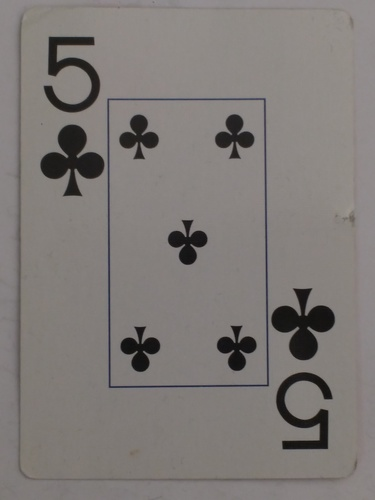
#> input picture POC/OpenCV/Feature_Detection/card_reference_resized.jpg, 375 x 500 px
$ python feature_matching_homography.py   (Python 2 division)
#> lines starting #> are read from the running program, lines starting #| are printed output that depends on the picture; long printed decimals are rounded
import numpy as np
import cv2
from matplotlib import pyplot as plt

MIN_MATCH_COUNT = 10

img1 = cv2.imread('card_reference_resized.jpg',0)          # queryImage
#> img1: shape (500, 375); min 12, max 150, mean 123.3
img2 = cv2.imread('card_query_5_resized.jpg',0) # trainImage
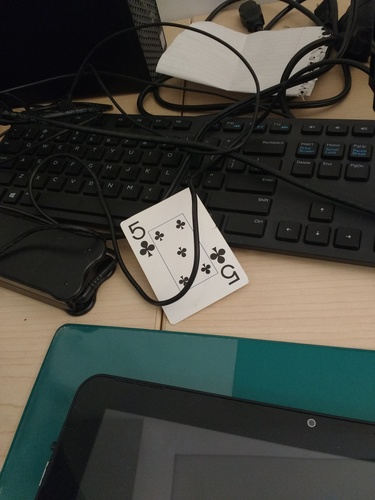
#> input picture POC/OpenCV/Feature_Detection/card_query_5_resized.jpg, 375 x 500 px
#> img2: shape (500, 375); min 0, max 225, mean 66.9
img2_colour = cv2.imread('card_query_5_resized.jpg',1)
#> img2_colour is the input picture: shape (500, 375, 3); mean B, G, R 61.8, 68.1, 66.6
stoplight_colour = cv2.imread('stoplight.jpg',1)
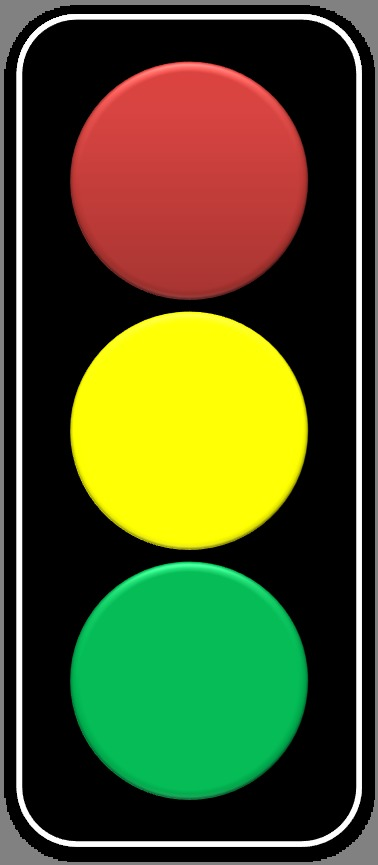
#> input picture POC/OpenCV/Feature_Detection/stoplight.jpg, 378 x 865 px
#> stoplight_colour is the input picture: shape (865, 378, 3); mean B, G, R 36.4, 83.8, 77.5
stoplight = cv2.imread('stoplight.jpg',0)
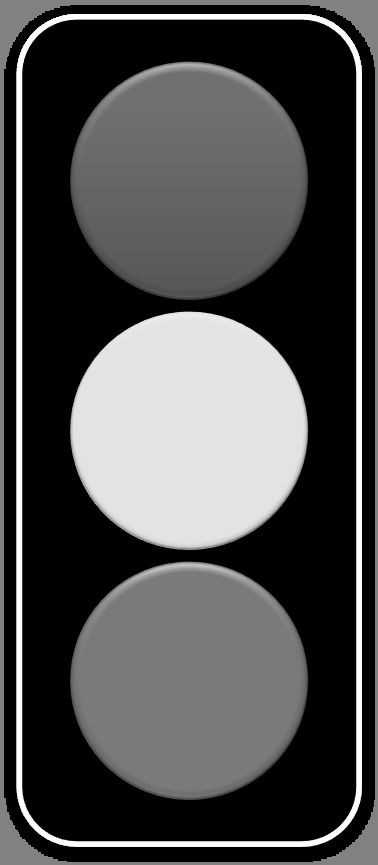
#> stoplight: shape (865, 378); min 0, max 255, mean 76.5
stoplight_out = cv2.cvtColor(stoplight,cv2.COLOR_GRAY2BGR)
stoplight_hsv = cv2.cvtColor(stoplight_colour, cv2.COLOR_BGR2HSV)
#> stoplight_hsv: shape (865, 378, 3); mean H, S, V 18.3, 106.9, 102.1

green = [146,96,73]

h_upper = green[0] + 15
h_lower = green[0] - 15
s_upper = green[1] + 15
s_lower = green[1] - 15
v_upper = green[2] + 15
v_lower = green[2] - 15

# Initiate SIFT detector
sift = cv2.xfeatures2d.SIFT_create()

# find the keypoints and descriptors with SIFT
kp1, des1 = sift.detectAndCompute(img1,None)
#> kp1 = 157 keypoints; strongest (x, y, size): (327, 394, 6.9), (72, 189, 9.1), (187, 224, 5.7), (287, 445, 6.9)
kp2, des2 = sift.detectAndCompute(img2,None)
#> kp2 = 314 keypoints; strongest (x, y, size): (214, 249, 2.2), (150, 255, 2.3), (208, 272, 2.7), (208, 266, 2.4)

FLANN_INDEX_KDTREE = 0
index_params = dict(algorithm = FLANN_INDEX_KDTREE, trees = 5)
search_params = dict(checks = 50)

flann = cv2.FlannBasedMatcher(index_params, search_params)

matches = flann.knnMatch(des1,des2,k=2)
#> matches = 157 matches

# store all the good matches as per Lowe's ratio test.
good = []
for m,n in matches:
    if m.distance < 0.7*n.distance:
        good.append(m)
#> after the loop, good = 43 matches

if len(good)>MIN_MATCH_COUNT:
    print "Sufficient good matches found - %d/%d" % (len(good),MIN_MATCH_COUNT)
#| Sufficient good matches found - 43/10
    src_pts = np.float32([ kp1[m.queryIdx].pt for m in good ]).reshape(-1,1,2)
#> src_pts = 43 rows, first 8: [54.22, 42.27], [54.41, 66.93], [71.76, 84.5], [72.41, 189.4], [92.95, 165.8], [100.4, 132.2], [119.6, 159], [126.1, 140.3]
    dst_pts = np.float32([ kp2[m.trainIdx].pt for m in good ]).reshape(-1,1,2)
#> dst_pts = 43 rows, first 8: [237.9, 278.5], [234.4, 273], [228, 271.5], [149.8, 254.6], [151.8, 247.2], [149.6, 239.2], [156.8, 242.7], [208.4, 266.2]

    M, mask = cv2.findHomography(src_pts, dst_pts, cv2.RANSAC,5.0)
#> M = [[0.227, 0.0871, 112.8], [-0.107, 0.165, 224.4], [4.1e-05, -0.000156, 1]]; mask = 43 values, max 1 at index 3, min 0 at index 0, mean 0.372
    matchesMask = mask.ravel().tolist()
#> matchesMask has the same summary as mask

    h,w = img1.shape
#> h = 500; w = 375
    pts = np.float32([ [0,0],[0,h-1],[w-1,h-1],[w-1,0] ]).reshape(-1,1,2)
#> pts = [[0, 0], [0, 499], [374, 499], [374, 0]]
    dst = cv2.perspectiveTransform(pts,M)
#> dst = [[112.8, 224.4], [169.5, 332.4], [257.3, 284.4], [194.7, 181.7]]

    roi_list_of_coords = dst.ravel().tolist()
#> roi_list_of_coords = [112.8, 224.4, 169.5, 332.4, 257.3, 284.4, 194.7, 181.7]
    print(roi_list_of_coords)
#| [112.821, 224.373, 169.499, 332.427, 257.255, 284.422, 194.692, 181.686]
    for i,pnt in enumerate(roi_list_of_coords):
        roi_list_of_coords[i] = int(pnt)
#> this loop made 8 passes
#> pnt on passes 1 to 8: 112.8, 224.4, 169.5, 332.4, 257.3, 284.4, 194.7, 181.7
#> after the loop, roi_list_of_coords = [112, 224, 169, 332, 257, 284, 194, 181]
    print(roi_list_of_coords)
#| [112, 224, 169, 332, 257, 284, 194, 181]
    x_list = []
    y_list = []
    for i in range(0,len(roi_list_of_coords),2):
        x_list.append(roi_list_of_coords[i])
#> this loop made 4 passes
#> i on passes 3 to 4: 4, 6
#> after the loop, x_list = [112, 169, 257, 194]
    for i in range(1,len(roi_list_of_coords),2):
        y_list.append(roi_list_of_coords[i])
#> this loop made 4 passes
#> i on passes 2 to 4: 3, 5, 7
#> after the loop, y_list = [224, 332, 284, 181]
    print("xlist:", x_list)
#| xlist: [112, 169, 257, 194]
    print("ylist:", y_list)
#| ylist: [224, 332, 284, 181]

    print("min x: %d\nmax x: %d\nmin y: %d\nmax y: %d\n" % (min(x_list),max(x_list),min(y_list),max(y_list)))
#| min x: 112
#| max x: 257
#| min y: 181
#| max y: 332

    img_roi = img2_colour[min(y_list):max(y_list),min(x_list):max(x_list)]
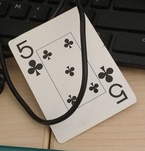
#> img_roi: shape (151, 145, 3); mean B, G, R 111.8, 123.4, 133.1

    cv2.imshow("agr",img_roi)
    cv2.waitKey(0)

    circles = cv2.HoughCircles(stoplight, cv2.HOUGH_GRADIENT, 1.2, 20)
#> circles = [[189, 679.8, 118.6], [189, 430.2, 119.4], [189, 180.6, 118.2]]
    # print(circles)
    circles = np.uint16(np.around(circles))
#> circles = [[189, 680, 119], [189, 430, 119], [189, 181, 118]]
    print(">>> circles: " + str(circles))
#| >>> circles: [[[189 680 119]
#|   [189 430 119]
#|   [189 181 118]]]
    print("Number of circles found: %d" % (len(circles[0,:])))
#| Number of circles found: 3
    for i in circles[0,:]:
        cv2.circle(stoplight_out,(i[0],i[1]),i[2],(255,0,0),2)
        # cv2.circle(stoplight_out,(i[0],i[1]),2,(0,0,255),3)

        print("Center point: (%d,%d)" % (i[0],i[1]))

        cv2.rectangle(stoplight_out,(i[0]-25,i[1]-25),(i[0]+25,i[1]+25),(0,255,0))


        print(stoplight_out[0][0][0])


        center_colour = stoplight_colour[i[1]][i[0]].ravel().tolist()
        center_colour_hsv = stoplight_hsv[i[1]][i[0]].ravel().tolist()
        center_colour_hsv[0] = int(center_colour_hsv[0]*2)
        center_colour_hsv[1] = int(center_colour_hsv[1]/255.0*100.0)
        center_colour_hsv[2] = int(center_colour_hsv[2]/255.0*100.0)

        cv2.circle(stoplight_out,(i[0],i[1]),2,(center_colour[0],center_colour[1],center_colour[2]),30)

        print("Colour value at (%d,%d): %s" % (i[0],i[1],str(center_colour)))
        print("Colour value (hsv) at (%d,%d): %s" % (i[0],i[1],str(center_colour_hsv)))
#> this loop made 3 passes
#> (i, center_colour) on passes 1 to 3: ([189, 680, 119], [87, 188, 6]), ([189, 430, 119], [5, 255, 255]), ([189, 181, 118], [59, 62, 197])
#| Center point: (189,680)
#| 129
#| Colour value at (189,680): [87, 188, 6]
#| Colour value (hsv) at (189,680): [146, 96, 73]
#| Center point: (189,430)
#| 129
#| Colour value at (189,430): [5, 255, 255]
#| Colour value (hsv) at (189,430): [60, 98, 100]
#| Center point: (189,181)
#| 129
#> (further printed lines are left out)
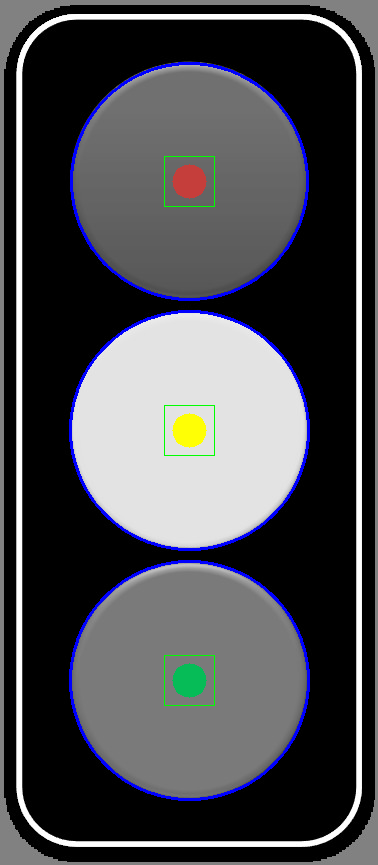
#> stoplight_out: shape (865, 378, 3); mean B, G, R 79.2, 75.3, 74.7

    cv2.imshow("stoplight",stoplight_out)
    cv2.waitKey(0)


    img2 = cv2.polylines(img2,[np.int32(dst)],True,255,3, cv2.LINE_AA)
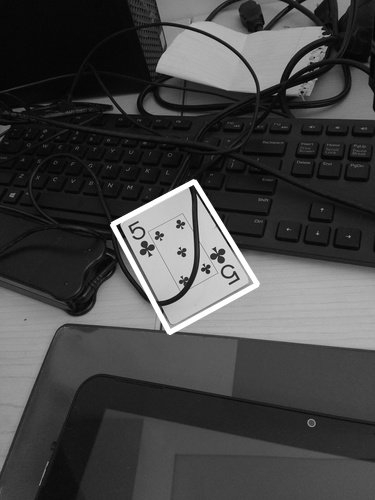
#> img2: shape (500, 375); min 0, max 255, mean 69
    cv2.imshow("podfe",img2)

else:
    print "Not enough matches are found - %d/%d" % (len(good),MIN_MATCH_COUNT)
    matchesMask = None

draw_params = dict(matchColor = (0,255,0), # draw matches in green color
                   singlePointColor = None,
                   matchesMask = matchesMask, # draw only inliers
                   flags = 2)
#> draw_params = 4 items

img3 = cv2.drawMatches(img1,kp1,img2,kp2,good,None,**draw_params)
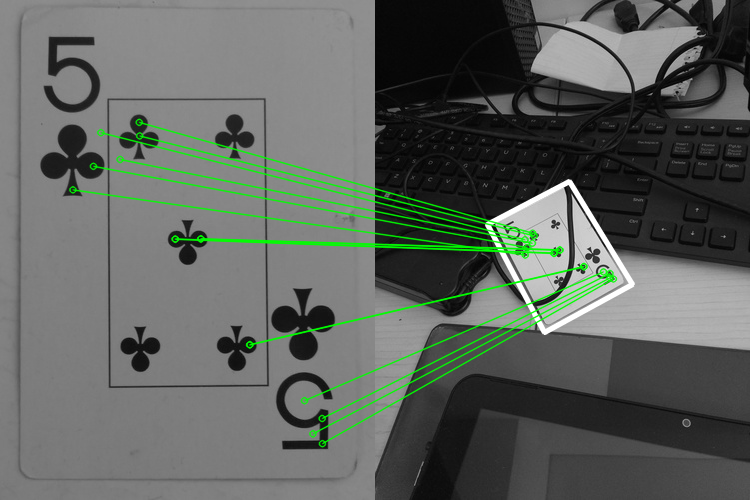
#> img3: shape (500, 750, 3); mean of channels 0, 1, 2 94, 99.2, 94; drawn as B, G, R

# plt.imshow(img3, 'gray'),plt.show()

cv2.imshow("adsff",img3)
cv2.waitKey(0)
cv2.destroyAllWindows()
